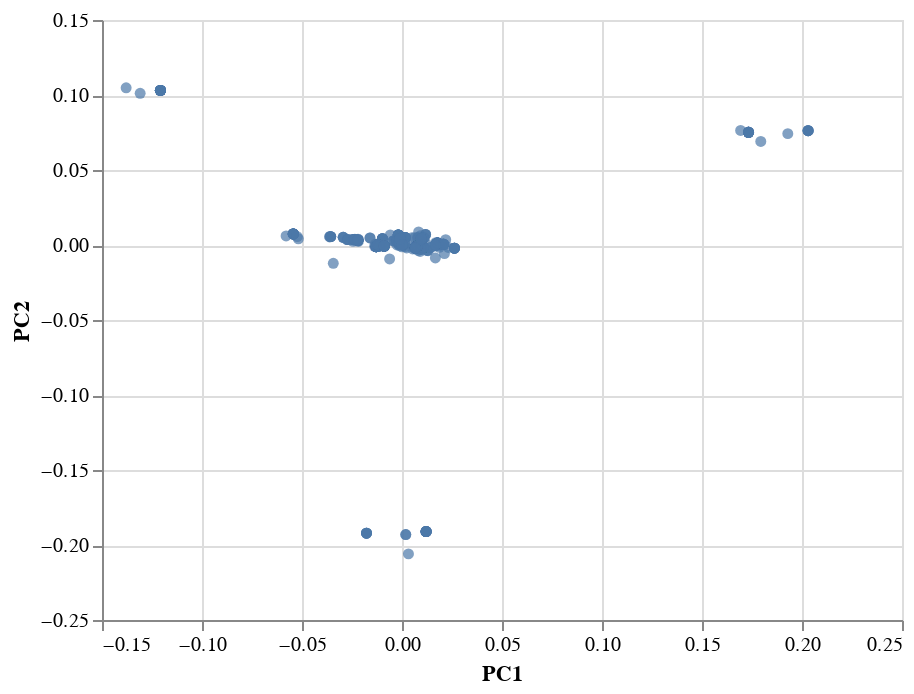

Notebook code for this chart:
### Markdown cell above
## K-Means unsupervised clustering
Now, we’ll use the Kmeans algorithm to segment the coins by the 5 PCA attributes. Kmeans is a clustering algorithm that identifies clusters of similar coins based on their attributes. Since we have ~541 coins and 112 attributes in our original dataset, the large feature space may have made it difficult to cluster effectively. Reduced feature space to 5 PCA components, and we’ll cluster on this transformed dataset.

### Code cell
import altair as alt

alt.Chart(pca_aws_df.reset_index()).mark_circle().encode(
    alt.X('PC1', scale=alt.Scale(zero=False)),
    alt.Y('PC2', scale=alt.Scale(zero=False, padding=1)),
    tooltip=['CoinTicker'],
)

### Figure 1 — Vega-Lite specification as saved in the notebook (floating-point values rounded to 4 significant figures; data arrays with more than 128 entries replaced by an {"elided": "..."} marker saying what was removed)
{"config": {"view": {"continuousWidth": 400, "continuousHeight": 300}}, "data": {"name": "data-901ee54effa93cee71f8b3b2155e99e4"}, "mark": "circle", "encoding": {"tooltip": [{"type": "nominal", "field": "CoinTicker"}], "x": {"type": "quantitative", "field": "PC1", "scale": {"zero": false}}, "y": {"type": "quantitative", "field": "PC2", "scale": {"padding": 1, "zero": false}}}, "$schema": "https://vega.github.io/schema/vega-lite/v4.8.1.json", "datasets": {"data-901ee54effa93cee71f8b3b2155e99e4": {"elided": "541 records"}}}
